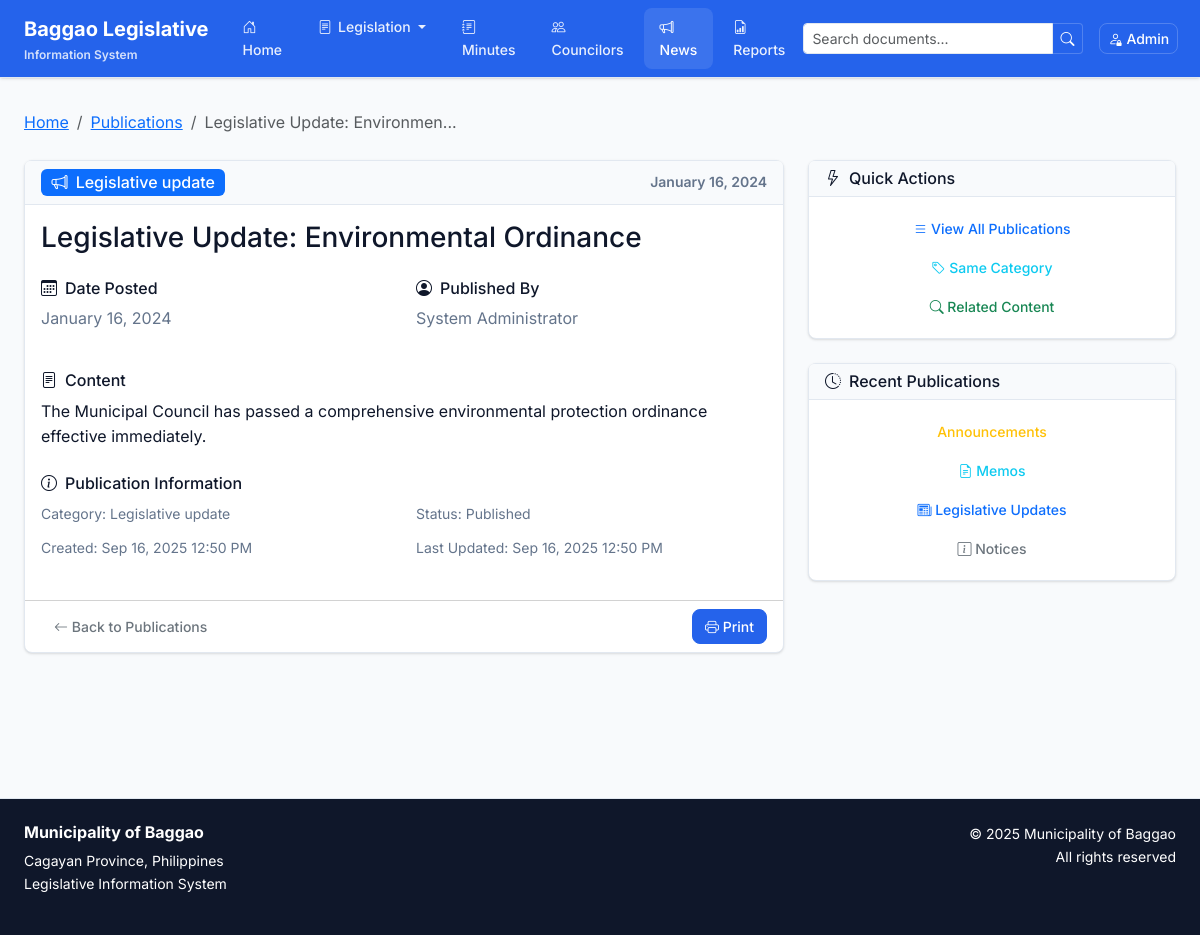
/publications/view/2, run on an earlier commit of the app's database.
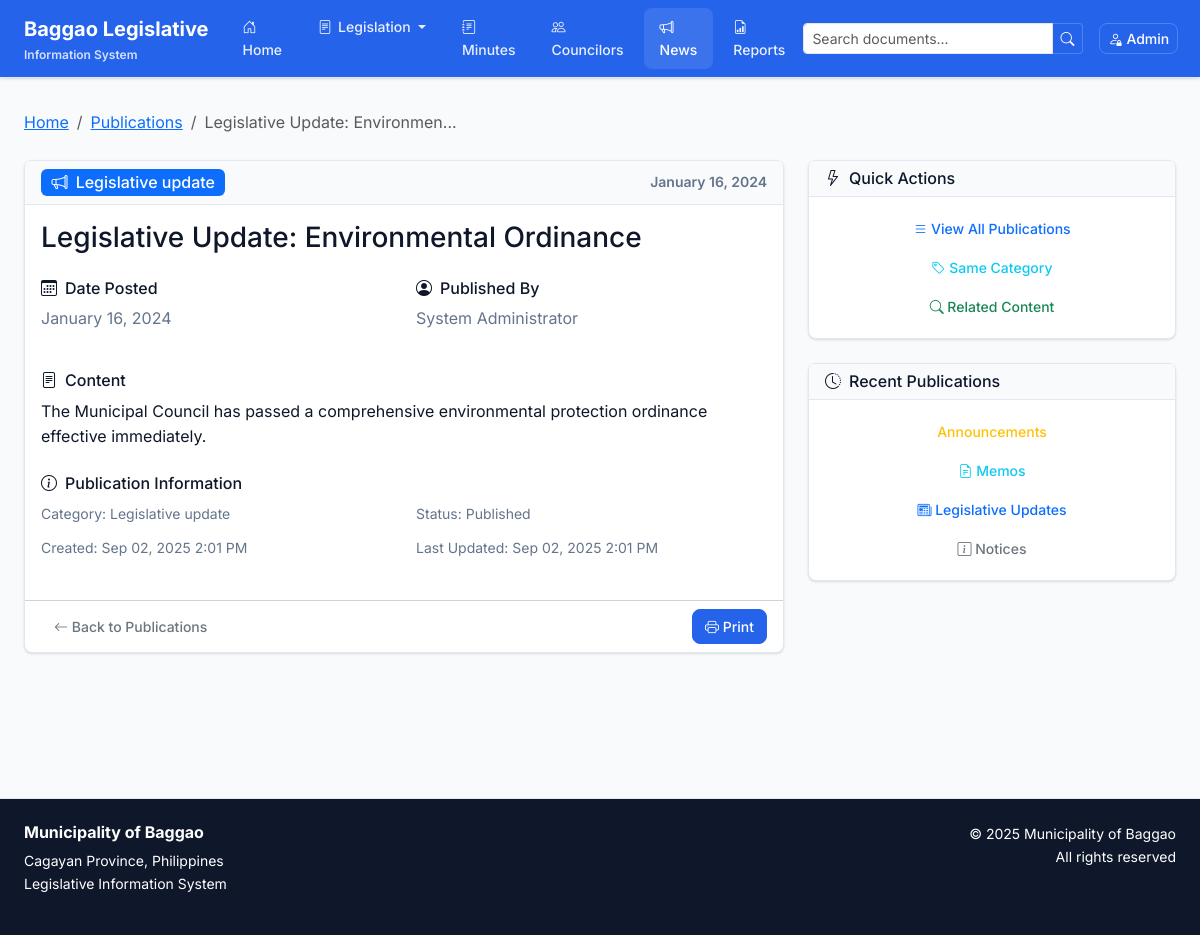
And on a later commit of the database.
### tables this page shows
CREATE TABLE `publications` (
  `id` int(11) NOT NULL,
  `title` varchar(255) NOT NULL,
  `content` text NOT NULL,
  `category` enum('memo','announcement','legislative_update','notice') NOT NULL,
  `date_posted` date NOT NULL,
  `file_path` varchar(255) DEFAULT NULL,
  `status` enum('published','draft') DEFAULT 'published',
  `created_by` int(11) NOT NULL,
  `created_at` timestamp NOT NULL DEFAULT current_timestamp(),
  `updated_at` timestamp NOT NULL DEFAULT current_timestamp() ON UPDATE current_timestamp()
);

CREATE TABLE `users` (
  `id` int(11) NOT NULL,
  `email` varchar(100) NOT NULL,
  `password` varchar(255) NOT NULL,
  `role` enum('admin','secretary') NOT NULL,
  `full_name` varchar(100) NOT NULL,
  `created_at` timestamp NOT NULL DEFAULT current_timestamp(),
  `updated_at` timestamp NOT NULL DEFAULT current_timestamp() ON UPDATE current_timestamp()
);

### core/Controller.php (called while the page is built, shortened)
<?php
class Controller {
    protected function loadView($view, $data = []) {
        extract($data);
        include "views/{$view}.php";
        include "views/layout.php";
    }
}
?>

### controllers/PublicationController.php (called while the page is built, shortened)
<?php
class PublicationController extends Controller {
    public function view($id) {
        $publicationModel = new Publication();
        $publication = $publicationModel->findByIdWithAuthor($id);
        $data = ['publication' => $publication];
        $this->loadView('publications/view', $data);
    }
}
?>

### index.php (called while the page is built, shortened)
<?php
require_once 'config/database.php';
spl_autoload_register(function ($class_name) {
    $directories = [
        'models/',
        'controllers/',
        'core/'
    ];
    foreach ($directories as $directory) {
        $file = $directory . $class_name . '.php';
        if (file_exists($file)) {
            return;
        }
    }
});
$request = $_GET['page'] ?? 'home';
$action = $_GET['action'] ?? 'index';
$id = $_GET['id'] ?? null;
$routes = [
    'home' => 'HomeController',
    'ordinances' => 'OrdinanceController',
    'resolutions' => 'ResolutionController',
    'minutes' => 'MinuteController',
    'councilors' => 'CouncilorController',
    'publications' => 'PublicationController',
    'reports' => 'ReportController',
    'admin' => 'AdminController',
    'auth' => 'AuthController'
];
if (isset($routes[$request])) {
    $controller = new $controller_name();
    if (method_exists($controller, $action)) {
        $controller->$action($id);
    } else {
        $controller->index();
    }
} else {
    include 'views/404.php';
}
?>

### core/Model.php (called while the page is built, shortened)
<?php
class Model {
    public function __construct() {
        $database = new Database();
        $this->db = $database->getConnection();
    }
}
?>

### config/database.php (called while the page is built, shortened)
<?php
class Database {
    private $host = DB_HOST;
    private $db_name = DB_NAME;
    private $username = DB_USER;
    private $password = DB_PASS;
    private $conn = null;
    public function getConnection() {
        if ($this->conn === null) {
            try {
                $this->conn = new PDO(
                    "mysql:host=" . $this->host . ";dbname=" . $this->db_name,
                    $this->username,
                    $this->password,
                    array(
                        PDO::ATTR_ERRMODE => PDO::ERRMODE_EXCEPTION,
                        PDO::ATTR_DEFAULT_FETCH_MODE => PDO::FETCH_ASSOC,
                        PDO::MYSQL_ATTR_INIT_COMMAND => "SET NAMES utf8"
                    )
                );
            } catch(PDOException $exception) {
                echo "Connection error: " . $exception->getMessage();
                die();
            }
        }
        return $this->conn;
    }
}
?>

### models/Publication.php (called while the page is built, shortened)
<?php
class Publication extends Model {
    public function findByIdWithAuthor($id) {
        $sql = "SELECT p.*, u.full_name as created_by_name
                FROM publications p
                LEFT JOIN users u ON p.created_by = u.id
                WHERE p.id = ?";
        $stmt = $this->db->prepare($sql);
        $stmt->execute([$id]);
        return $stmt->fetch();
    }
}
?>

### views/publications/view.php (the view, shortened to what the changed rows need)
<div class="mb-4">
    <nav aria-label="breadcrumb">
        <ol class="breadcrumb">
            <li class="breadcrumb-item"><a href="<?= BASE_URL ?>">Home</a></li>
            <li class="breadcrumb-item"><a href="<?= BASE_URL ?>publications">Publications</a></li>
            <li class="breadcrumb-item active"><?= htmlspecialchars(substr($publication['title'], 0, 30)) ?>...</li>
        </ol>
    </nav>
</div>
<div class="row">
    <div class="col-lg-8">
        <div class="card">
            <div class="card-header d-flex justify-content-between align-items-center">
                <span class="badge bg-<?= $publication['category'] === 'announcement' ? 'warning' : ($publication['category'] === 'memo' ? 'info' : ($publication['category'] === 'legislative_update' ? 'primary' : 'secondary')) ?> fs-6">
                    <i class="bi bi-megaphone me-1"></i>
                    <?= ucfirst(str_replace('_', ' ', $publication['category'])) ?>
                </span>
                <span class="text-muted">
                    <?= date('F d, Y', strtotime($publication['date_posted'])) ?>
                </span>
            </div>
            <div class="card-body">
                <h3 class="card-title mb-4"><?= htmlspecialchars($publication['title']) ?></h3>
                <div class="row mb-4">
                    <div class="col-md-6">
                        <h6><i class="bi bi-calendar3 me-2"></i>Date Posted</h6>
                        <p class="text-muted"><?= date('F d, Y', strtotime($publication['date_posted'])) ?></p>
                    </div>
                    <div class="col-md-6">
                        <h6><i class="bi bi-person-circle me-2"></i>Published By</h6>
                        <p class="text-muted"><?= htmlspecialchars($publication['created_by_name'] ?? 'System Administrator') ?></p>
                    </div>
                </div>
                <div class="mb-4">
                    <h6><i class="bi bi-file-text me-2"></i>Content</h6>
                    <div class="text-justify">
                        <?= nl2br(htmlspecialchars($publication['content'])) ?>
                    </div>
                </div>
                <div class="mb-4">
                    <h6><i class="bi bi-info-circle me-2"></i>Publication Information</h6>
                    <div class="row">
                        <div class="col-md-6">
                            <small class="text-muted">Category: <?= ucfirst(str_replace('_', ' ', $publication['category'])) ?></small>
                        </div>
                        <div class="col-md-6">
                            <small class="text-muted">Status: <?= ucfirst($publication['status']) ?></small>
                        </div>
                    </div>
                    <div class="row mt-2">
                        <div class="col-md-6">
                            <small class="text-muted">Created: <?= date('M d, Y g:i A', strtotime($publication['created_at'])) ?></small>
                        </div>
                        <div class="col-md-6">
                            <small class="text-muted">Last Updated: <?= date('M d, Y g:i A', strtotime($publication['updated_at'])) ?></small>
                        </div>
                    </div>
                </div>
            </div>
        </div>
    </div>
</div>

What changed in the data, as far as the page shows it:
changed publications "Legislative Update: Environmental Ordinance": created_at "Sep 16, 2025 12:50 PM" → "Sep 02, 2025 2:01 PM"; updated_at "Sep 16, 2025 12:50 PM" → "Sep 02, 2025 2:01 PM"
